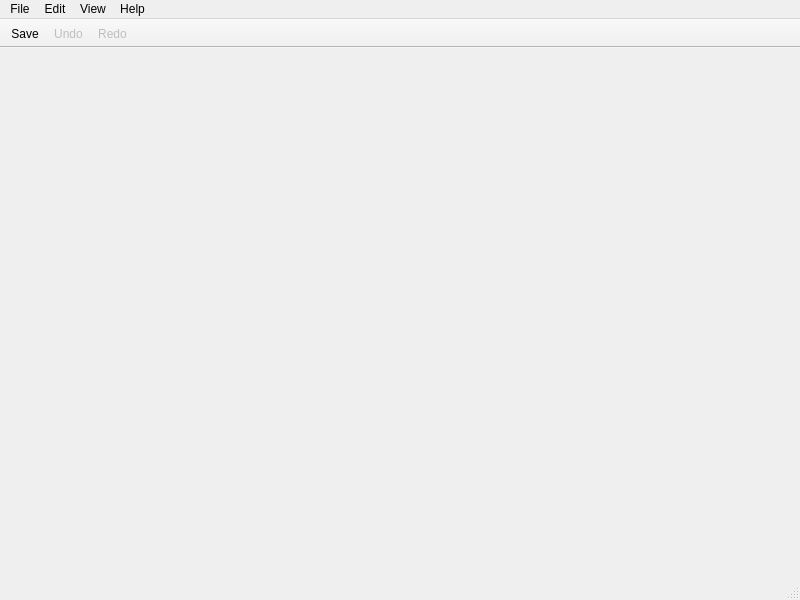
<?xml version="1.0" encoding="UTF-8"?>
<ui version="4.0">
 <class>MainWindow</class>
 <widget class="QMainWindow" name="MainWindow">
  <property name="geometry">
   <rect>
    <x>0</x>
    <y>0</y>
    <width>800</width>
    <height>600</height>
   </rect>
  </property>
  <property name="windowTitle">
   <string>SignalFlowGrapher</string>
  </property>
  <widget class="QWidget" name="centralwidget"/>
  <widget class="QMenuBar" name="menubar">
   <property name="geometry">
    <rect>
     <x>0</x>
     <y>0</y>
     <width>800</width>
     <height>21</height>
    </rect>
   </property>
   <widget class="QMenu" name="file_menu">
    <property name="title">
     <string>File</string>
    </property>
    <addaction name="action_new"/>
    <addaction name="action_open"/>
    <addaction name="separator"/>
    <addaction name="action_save"/>
    <addaction name="action_save_as"/>
    <addaction name="separator"/>
    <addaction name="action_exit"/>
   </widget>
   <widget class="QMenu" name="menu_edit">
    <property name="title">
     <string>Edit</string>
    </property>
    <addaction name="action_undo"/>
    <addaction name="action_redo"/>
    <addaction name="separator"/>
    <addaction name="action_select_all"/>
    <addaction name="separator"/>
    <addaction name="action_remove_branch_or_node"/>
   </widget>
   <widget class="QMenu" name="menu_view">
    <property name="title">
     <string>View</string>
    </property>
    <addaction name="action_center_graph"/>
   </widget>
   <widget class="QMenu" name="menu_help">
    <property name="title">
     <string>Help</string>
    </property>
    <addaction name="action_about"/>
   </widget>
   <addaction name="file_menu"/>
   <addaction name="menu_edit"/>
   <addaction name="menu_view"/> 
   <addaction name="menu_help"/>
  </widget>
  <widget class="QStatusBar" name="statusbar"/>
  <widget class="QToolBar" name="toolBar">
   <property name="windowTitle">
    <string>toolBar</string>
   </property>
   <property name="movable">
    <bool>false</bool>
   </property>
   <property name="floatable">
    <bool>true</bool>
   </property>
   <attribute name="toolBarArea">
    <enum>TopToolBarArea</enum>
   </attribute>
   <attribute name="toolBarBreak">
    <bool>false</bool>
   </attribute>
   <addaction name="action_save"/>
   <addaction name="action_undo"/>
   <addaction name="action_redo"/>
  </widget>
  <action name="action_new">
   <property name="text">
    <string>New</string>
   </property>
   <property name="shortcut">
    <string>Ctrl+N</string>
   </property>
  </action>
  <action name="action_open">
   <property name="text">
    <string>Open...</string>
   </property>
   <property name="shortcut">
    <string>Ctrl+O</string>
   </property>
  </action>
  <action name="action_about">
   <property name="text">
    <string>About</string>
   </property>
  </action>
  <action name="action_save">
   <property name="text">
    <string>Save</string>
   </property>
   <property name="shortcut">
    <string>Ctrl+S</string>
   </property>
  </action>
  <action name="action_save_as">
   <property name="text">
    <string>Save As...</string>
   </property>
   <property name="shortcut">
    <string>Ctrl+Shift+S</string>
   </property>
  </action>
  <action name="action_select_all">
   <property name="text">
    <string>Select All</string>
   </property>
   <property name="shortcut">
    <string>Ctrl+A</string>
   </property>
  </action>
  <action name="action_exit">
   <property name="text">
    <string>Exit</string>
   </property>
  </action>
  <action name="action_undo">
   <property name="enabled">
    <bool>false</bool>
   </property>
   <property name="text">
    <string>Undo</string>
   </property>
   <property name="shortcut">
    <string>Ctrl+Z</string>
   </property>
  </action>
  <action name="action_redo">
   <property name="enabled">
    <bool>false</bool>
   </property>
   <property name="text">
    <string>Redo</string>
   </property>
   <property name="shortcut">
    <string>Ctrl+Y</string>
   </property>
  </action>
  <action name="action_remove_branch_or_node">
   <property name="text">
    <string>Remove Node(s) or Branch(es)</string>
   </property>
   <property name="shortcut">
    <string>DEL</string>
   </property>
  </action>
  <action name="action_center_graph">
   <property name="text">
    <string>Center Graph</string>
   </property>
   <property name="shortcut">
    <string>Ctrl+Shift+C</string>
   </property>
  </action>
 </widget>
 <resources/>
 <connections/>
</ui>
